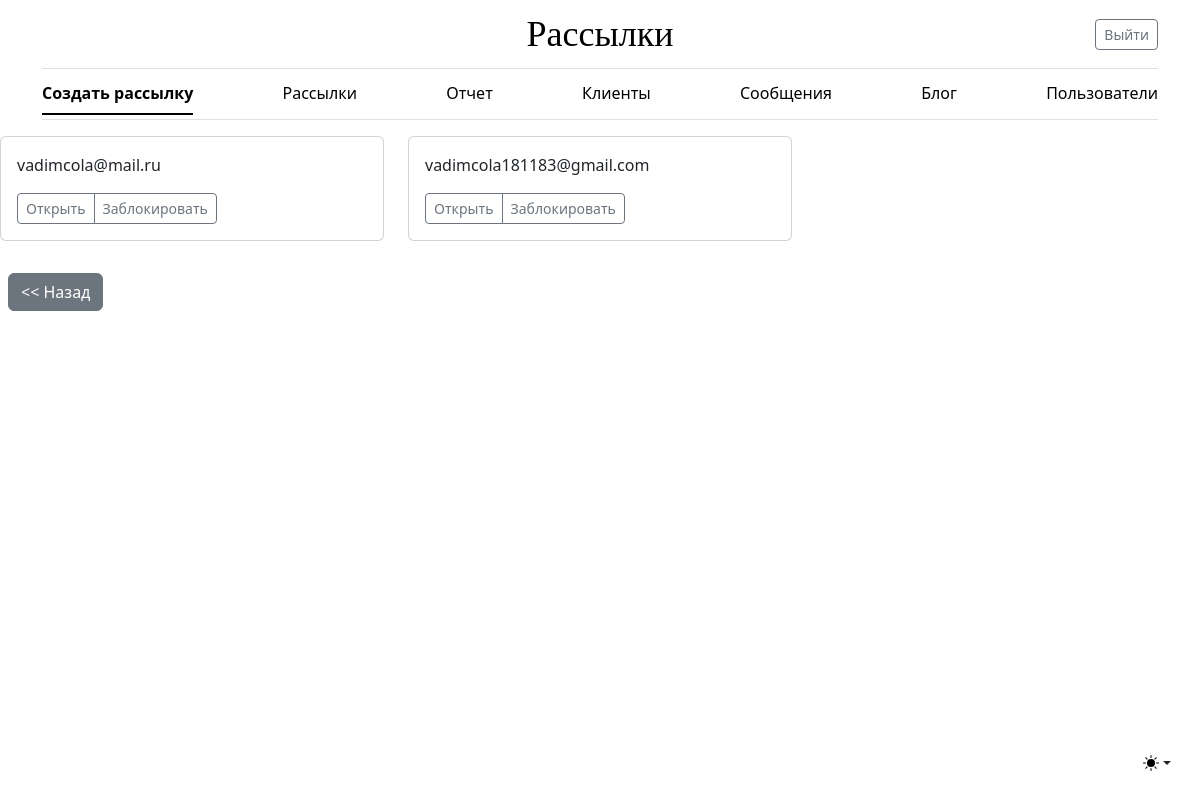
Page /users/users/ (signed in) on the earlier database version.
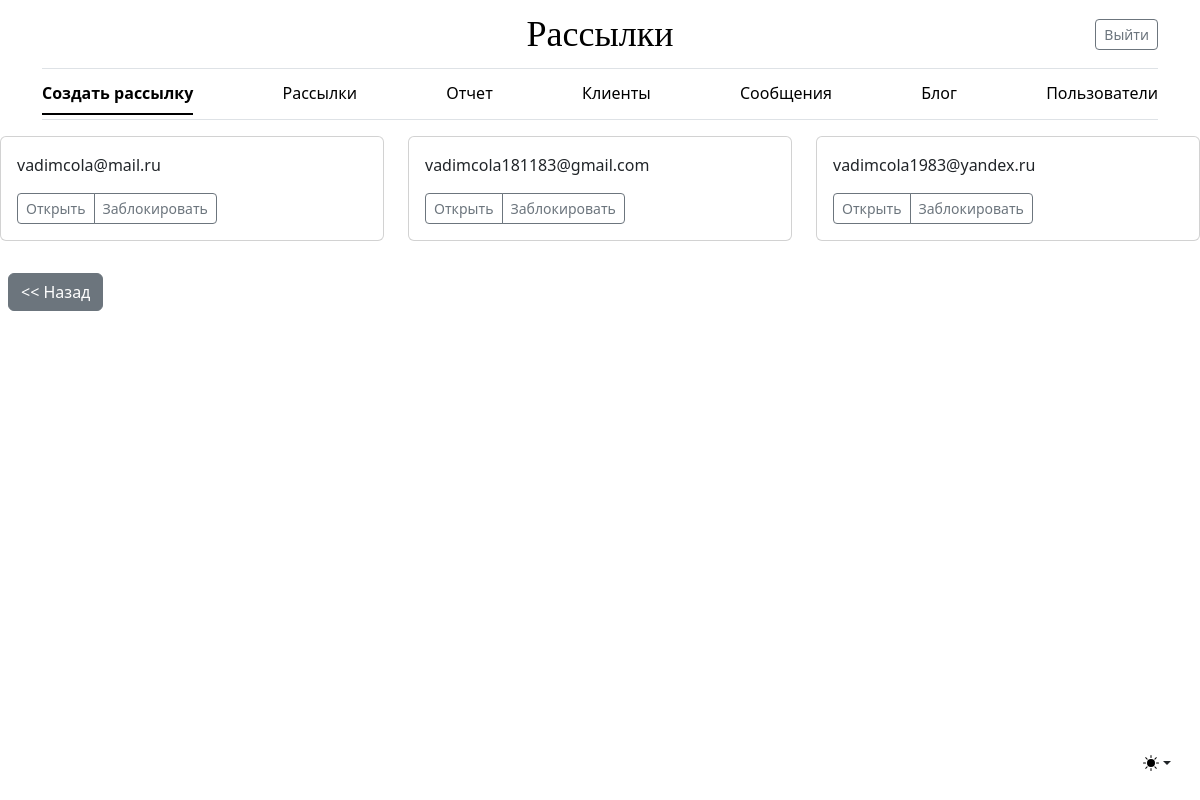
Same page on the later database version.
### users/models.py (models this page shows)
class User(AbstractUser):
    username = None
    email = models.EmailField(unique=True, verbose_name='почта')
    phone = models.CharField(max_length=35, verbose_name='телефон', blank=True)
    avatar = models.ImageField(upload_to='users/', verbose_name='аватар', blank=True)
    is_active = models.BooleanField(default=False, verbose_name='Активирован')
    verification_key = models.CharField(max_length=20, default='Не верифицирован', verbose_name='Ключ Активации')
    USERNAME_FIELD = "email"
    REQUIRED_FIELDS = []
    class Meta:
        verbose_name = 'Пользователь сервиса'
        verbose_name_plural = 'Пользователи сервиса'
        ordering = ('pk',)
        permissions = [
            (
                'block_user', 'Block or unblock user'
            )
        ]

### users/views.py (the view)
# urls.py: path('users/', UserView.as_view(), name='user_list'),
class UserView(LoginRequiredMixin, PermissionRequiredMixin, ListView):
    model = User
    permission_required = 'users.view_user'

### users/templates/users/user_list.html
{% extends 'mailing/base.html' %}
{% block content %}
<div class="row">
    {% for object in object_list %}
        <div class="col-md-4">
            <div class="card mb-4 box-shadow">
                <div class="card-body">
                    <p class="card-text">{{ object.email }}</p>
                    <div class="d-flex justify-content-between align-items-center">
                        <div class="btn-group">
                            <a href="{% url 'users:user_detail' object.pk %}"
                               class="btn btn-sm btn-outline-secondary">Открыть</a>
                            {% if perms.users.block_user or user.is_superuser %}
                                {% if object.is_active %}
                                    <a href="{% url 'users:toggle_account' object.pk %}"
                                        class="btn btn-sm btn-outline-secondary">Заблокировать</a>
                                {% else %}
                                    <a href="{% url 'users:toggle_account' object.pk %}"
                                        class="btn btn-sm btn-outline-secondary">Активировать</a>
                                {% endif %}
                            {% endif %}
                        </div>
                    </div>
                </div>
            </div>
        </div>
    {% endfor %}
</div>
<div class="col-12">
    <a href="{% url 'mailing:setting_list' %}" class="btn btn-secondary m-2"><< Назад</a>
</div>
{% endblock %}

Differences in the rows shown:
added User: email "vadimcola1983@yandex.ru", is_active "Заблокировать"
